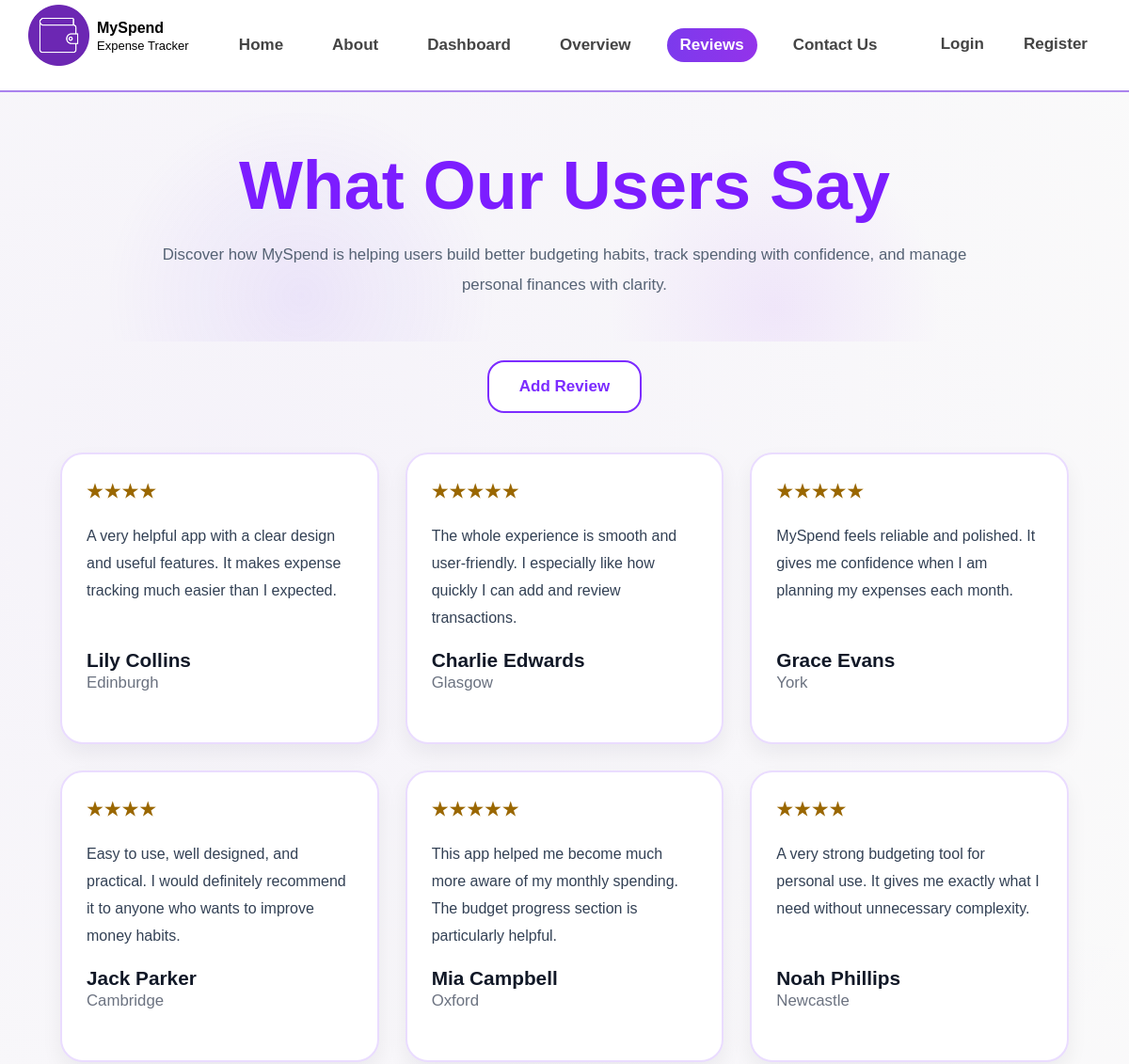
The app's page /reviews (upper part), older data.
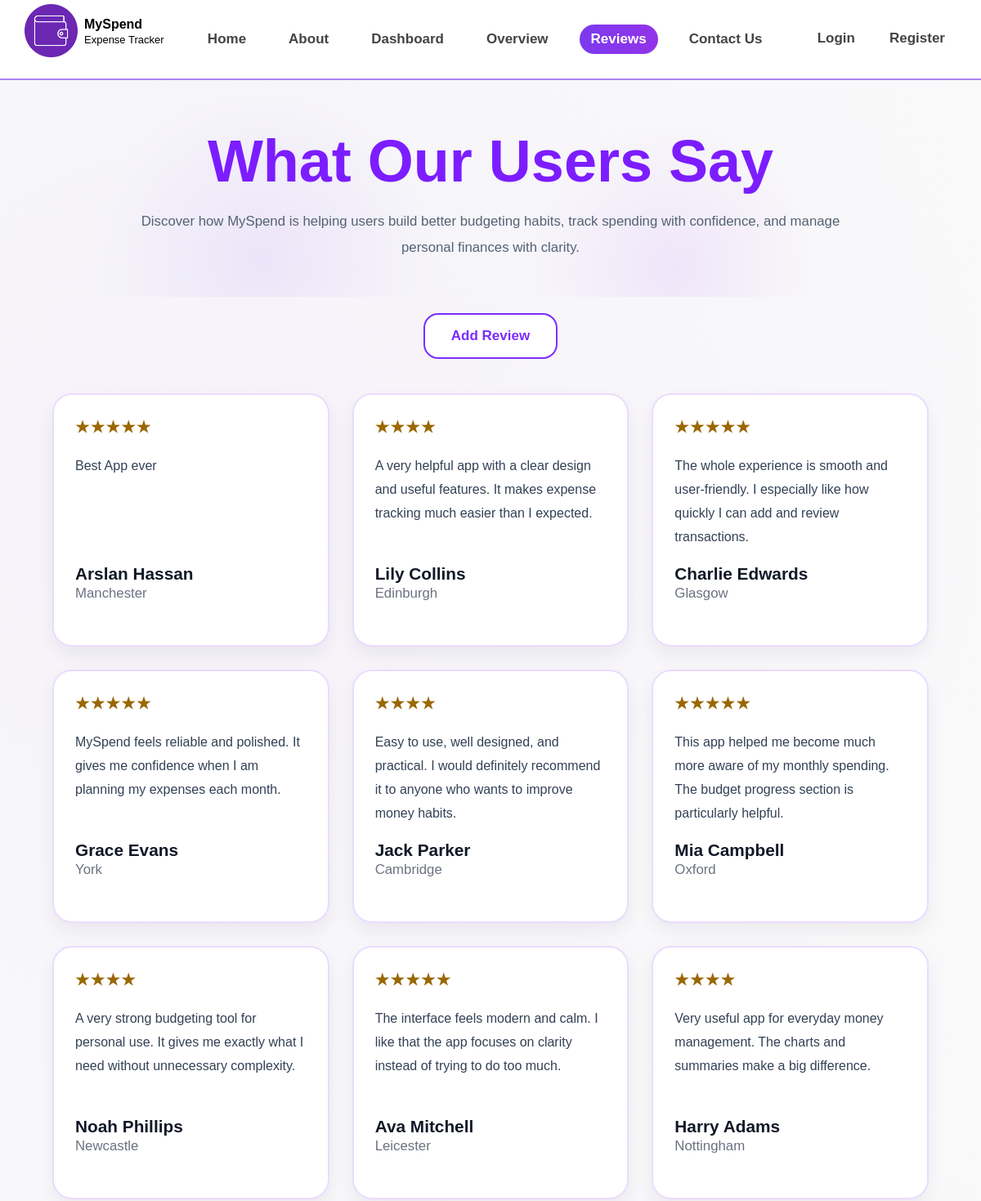
The same page, newer data.
### tables this page shows
CREATE TABLE reviews (
        review_id INTEGER PRIMARY KEY AUTOINCREMENT,
        user_id INTEGER UNIQUE,
        reviewer_name TEXT NOT NULL,
        location TEXT NOT NULL,
        rating INTEGER NOT NULL,
        review_text TEXT NOT NULL,
        FOREIGN KEY (user_id) REFERENCES users(user_id)
    );

### tracker/routes.py (the view)
@main.route("/reviews")
def reviews():
    conn = get_db_connection()
    cursor = conn.cursor()
    reviews = cursor.execute("""
        SELECT reviewer_name, location, rating, review_text
        FROM reviews
        ORDER BY review_id DESC
    """).fetchall()
    conn.close()
    return render_template("reviews.html", reviews=reviews)

### tracker/models.py (called while the page is built)
def get_db_connection():
    connection = sqlite3.connect("myspend.db")
    connection.row_factory = sqlite3.Row
    connection.execute("PRAGMA foreign_keys = ON")  # Enable foreign key support
    return connection

### tracker/templates/reviews.html (shortened to what this page needs)
{% extends "base.html" %}
{% block css %}
<link rel="stylesheet" href="{{ url_for('static', filename='css/about.css') }}">
<link rel="stylesheet" href="{{ url_for('static', filename='css/reviews.css') }}">
{% endblock %}
{% block content %}
<main class="reviews-page">
    <section class="about-hero" aria-labelledby="reviews-title">
        <h1 id="reviews-title">What Our Users Say</h1>
        <p class="about-hero-text">
            Discover how MySpend is helping users build better budgeting habits,
            track spending with confidence, and manage personal finances with clarity.
        </p>
    </section>
    <section class="reviews-action" aria-label="Review page action">
        <a href="{{ url_for('main.add_review') }}" class="reviews-add-button">Add Review</a>
    </section>
    <section class="reviews-grid" aria-label="User reviews">
        {% for review in reviews %}
        <article class="review-card">
            <p class="review-card-rating" aria-label="{{ review.rating }} out of 5 stars">
                {% for _ in range(review.rating) %}★{% endfor %}
            </p>
            <p class="review-card-text">
                {{ review.review_text }}
            </p>
            <footer class="review-card-footer">
                <h2>{{ review.reviewer_name }}</h2>
                <p class="review-card-location">{{ review.location }}</p>
            </footer>
        </article>
        {% endfor %}
    </section>
</main>
{% endblock %}

### tracker/templates/base.html (shortened to what this page needs)
<!DOCTYPE html>
<html lang="en">
    <head>
        <link rel="stylesheet" href="{{ url_for('static', filename='css/style.css') }}">
        {% block css %}{% endblock %}
    </head>
    <body>
        <header>
            <nav>
                <section class="nav-left">
                    <img src="{{ url_for('static', filename='images/logo.png') }}" alt="logo">
                    <section>
                        <h1>MySpend</h1>
                        <small class="tagline">Expense Tracker</small>
                    </section>
                </section>
                <ul id="nav-menu">
                    <li>
                        <a href="/" class="{% if request.path == '/' %}active{% endif %}">Home</a>
                    </li>
                    <li>
                        <a href="{{ url_for('main.about') }}" class="{% if request.path == '/about' %}active{% endif %}">About</a>
                    </li>
                    <li>
                        <a href="{{ url_for('main.dashboard') }}" class="{% if request.path == '/dashboard' %}active{% endif %}">Dashboard</a>
                    </li>
                    <li>
                        <a href="{{ url_for('main.overview') }}" class="{% if request.path == '/overview' %}active{% endif %}">Overview</a>
                    </li>
                    <li>
                        <a href="{{ url_for('main.reviews') }}" class="{% if request.path == '/reviews' %}active{% endif %}">Reviews</a>
                    </li>
                    <li>
                        <a href="#">Contact Us</a>
                    </li>
                </ul>
                <section class="nav-right">
                    {% if session.get("user_id") %}
                    <span class="user">{{ session.get("name") }}</span>
                    <a href="/logout">Logout</a>
                    {% else %}
                    <a href="/login">Login</a>
                    <a href="/register">Register</a>
                    {% endif %}
                </section>
            </nav>
        </header>
        <main>
            {% block content %}{% endblock %}
        </main>
    </body>
</html>

### tracker/static/css/style.css (style rules this page uses)
body { margin: 0; font-family: Arial, sans-serif; background-color: #fafafa; background-image: radial-gradient(circle at 20% 20%, rgba(124,58,237,0.04), transparent 50%), radial-gradient(circle at 80% 80%, rgba(124,58,237,0.03), transparent 50%); }
header { position: fixed; width: 100%; top: 0; background: white; box-shadow: 0 1px 0 rgba(0,0,0,0.04), 0 2px 0 rgba(124,58,237,0.6); transition: 0.3s; z-index: 1000; margin-bottom: -20px; }
nav { display: flex; align-items: center; justify-content: space-between; padding: 0px 30px; }
.nav-left { display: flex; align-items: center; gap: 8px; }
.nav-left img { width: 65px; }
.tagline { display: block; margin-top: -20px; font-size: 13px; color: black; }
ul { display: flex; list-style: none; gap: 24px; padding: 0; margin: 0; }
a { text-decoration: none; color: #444; font-weight: 600; padding: 8px 14px; border-radius: 20px; transition: 0.3s; cursor: pointer; font-size: 17px; }
.active { background: linear-gradient(90deg,#7c3aed,#9333ea); color: white; }
.nav-right { display: flex; align-items: center; gap: 14px; margin-top: 18px; }
ul a { display: inline-block; transition: transform 0.4s ease; }
main { margin-top: 90px; padding: 20px; }

### tracker/static/css/about.css (style rules this page uses)
header .nav-left, header .nav-left section, header .nav-right { position: relative; z-index: 1; margin-bottom: 20px; }
.about-hero { max-width: 1450px; margin: 0 auto; margin-top: -100px; padding: 2rem 1.5rem 2.8rem; text-align: center; background: radial-gradient(circle at 25% 80%, rgba(139, 92, 246, 0.10), transparent 24%), radial-gradient(circle at 70% 85%, rgba(168, 85, 247, 0.10), transparent 22%); }
.about-hero h1 { max-width: 980px; margin: 0 auto 1.2rem; font-size: clamp(2.6rem, 6vw, 5rem); line-height: 1.05; font-weight: 800; color: #7c1dff; }
.about-hero-text { max-width: 860px; margin: 0 auto; font-size: 1.05rem; line-height: 1.9; color: #556274; }

### tracker/static/css/reviews.css (style rules this page uses)
header .nav-left, header .nav-left section, header .nav-right { position: relative; z-index: 1; margin-bottom: 20px; }
.reviews-page .about-hero { margin-top: -100px; padding-top: 2.5rem; }
.about-hero { margin-top: 20px; padding-top: 3.5rem; }
.reviews-action { max-width: 1200px; margin: 0 auto 42px; padding: 0 1.5rem; text-align: center; font-size: 20px; }
.reviews-add-button { display: inline-block; padding: 16px 32px; border: 2px solid #7c2cff; border-radius: 18px; background: #ffffff; color: #7c2cff; font-size: 17px; font-weight: 800; text-decoration: none; transition: transform 0.2s ease, box-shadow 0.2s ease; margin-top: 20px; }
.reviews-grid { max-width: 1300px; margin: 0 auto 60px; padding: 0 1.5rem; display: grid; grid-template-columns: repeat(3, 1fr); gap: 28px; align-items: stretch; }
.review-card { background: #ffffff; border: 2px solid #eadcff; border-radius: 24px; padding: 28px 26px; min-height: 250px; box-shadow: 0 10px 22px rgba(15, 23, 42, 0.06); transition: transform 0.2s ease, box-shadow 0.2s ease; display: flex; flex-direction: column; justify-content: flex-start; }
.review-card-rating { margin: 0 0 22px; font-size: 1.2rem; font-weight: 700; letter-spacing: 0.08em; color: #9a6700; }
.review-card-text { margin: 0 0 10px; font-size: 1rem; line-height: 1.8; color: #334155; flex-grow: 1; }
.review-card-footer h2 { margin: 0 0 2px; font-size: 1.3rem; line-height: 1.15; color: #111827; font-weight: 800; }
.review-card-location { margin: 0; font-size: 1.05rem; color: #6b7280; margin-bottom: 25px; }

Row changes from the older to the newer data that the page shows:
added reviews: rating 5 (drawn), review_text "Best App ever", reviewer_name "Arslan Hassan", location "Manchester"
now on this page (row unchanged): reviews: rating 5 (drawn), review_text "The interface feels modern and calm. I like that the app focuses on clarity instead of trying to do too much.", reviewer_name "Ava Mitchell", location "Leicester"
now on this page (row unchanged): reviews: rating 4 (drawn), review_text "Very useful app for everyday money management. The charts and summaries make a big difference.", reviewer_name "Harry Adams", location "Nottingham"
